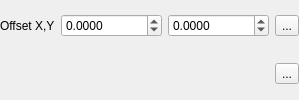
                       <widget class="QFrame" name="mPlacementOffsetFrame">
                        <property name="minimumSize">
                         <size>
                          <width>0</width>
                          <height>0</height>
                         </size>
                        </property>
                        <property name="frameShape">
                         <enum>QFrame::NoFrame</enum>
                        </property>
                        <property name="frameShadow">
                         <enum>QFrame::Raised</enum>
                        </property>
                        <layout class="QGridLayout" name="gridLayout_15">
                         <property name="verticalSpacing">
                          <number>12</number>
                         </property>
                         <property name="margin">
                          <number>0</number>
                         </property>
                         <item row="0" column="2">
                          <widget class="QgsDoubleSpinBox" name="mPointOffsetYSpinBox">
                           <property name="sizePolicy">
                            <sizepolicy hsizetype="Preferred" vsizetype="Fixed">
                             <horstretch>0</horstretch>
                             <verstretch>0</verstretch>
                            </sizepolicy>
                           </property>
                           <property name="prefix">
                            <string/>
                           </property>
                           <property name="suffix">
                            <string/>
                           </property>
                           <property name="decimals">
                            <number>4</number>
                           </property>
                           <property name="minimum">
                            <double>-9999999.000000000000000</double>
                           </property>
                           <property name="maximum">
                            <double>9999999.000000000000000</double>
                           </property>
                          </widget>
                         </item>
                         <item row="0" column="3">
                          <widget class="QgsDataDefinedButton" name="mPointOffsetDDBtn">
                           <property name="text">
                            <string>...</string>
                           </property>
                          </widget>
                         </item>
                         <item row="1" column="3">
                          <widget class="QgsDataDefinedButton" name="mPointOffsetUnitsDDBtn">
                           <property name="text">
                            <string>...</string>
                           </property>
                          </widget>
                         </item>
                         <item row="0" column="1">
                          <widget class="QgsDoubleSpinBox" name="mPointOffsetXSpinBox">
                           <property name="sizePolicy">
                            <sizepolicy hsizetype="Preferred" vsizetype="Fixed">
                             <horstretch>0</horstretch>
                             <verstretch>0</verstretch>
                            </sizepolicy>
                           </property>
                           <property name="prefix">
                            <string/>
                           </property>
                           <property name="suffix">
                            <string/>
                           </property>
                           <property name="decimals">
                            <number>4</number>
                           </property>
                           <property name="minimum">
                            <double>-9999999.000000000000000</double>
                           </property>
                           <property name="maximum">
                            <double>9999999.000000000000000</double>
                           </property>
                          </widget>
                         </item>
                         <item row="0" column="0">
                          <widget class="QLabel" name="label_15">
                           <property name="sizePolicy">
                            <sizepolicy hsizetype="Maximum" vsizetype="Preferred">
                             <horstretch>0</horstretch>
                             <verstretch>0</verstretch>
                            </sizepolicy>
                           </property>
                           <property name="text">
                            <string>Offset X,Y</string>
                           </property>
                          </widget>
                         </item>
                         <item row="1" column="1" colspan="2">
                          <widget class="QgsUnitSelectionWidget" name="mPointOffsetUnitWidget" native="true"/>
                         </item>
                        </layout>
                       </widget>
